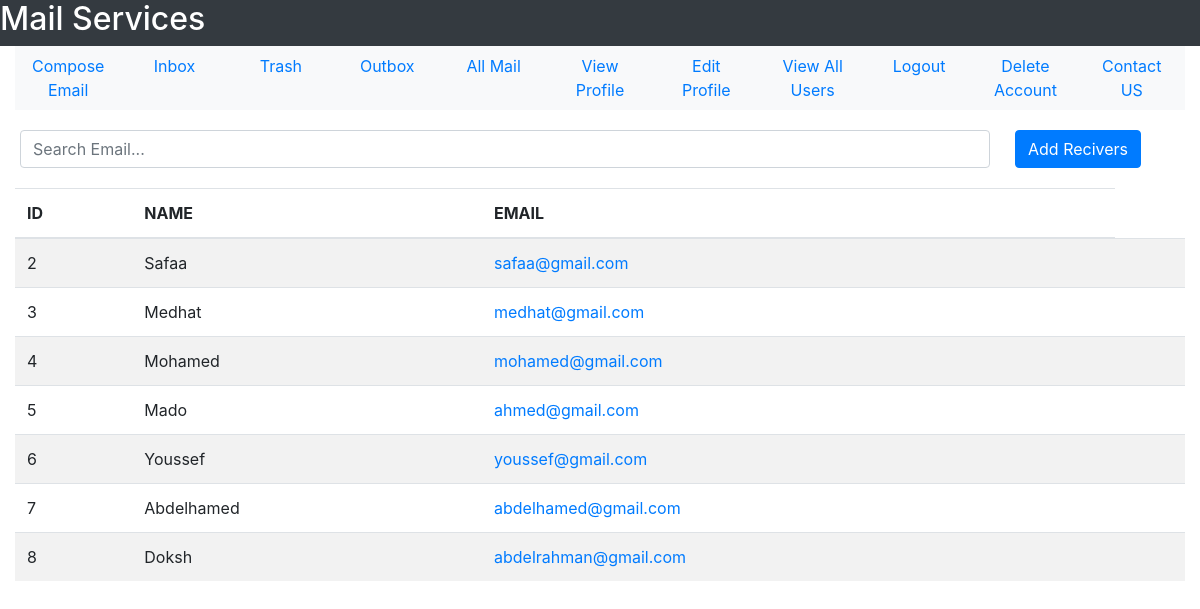
/All-Users (signed in), run on an earlier commit of the app's database.
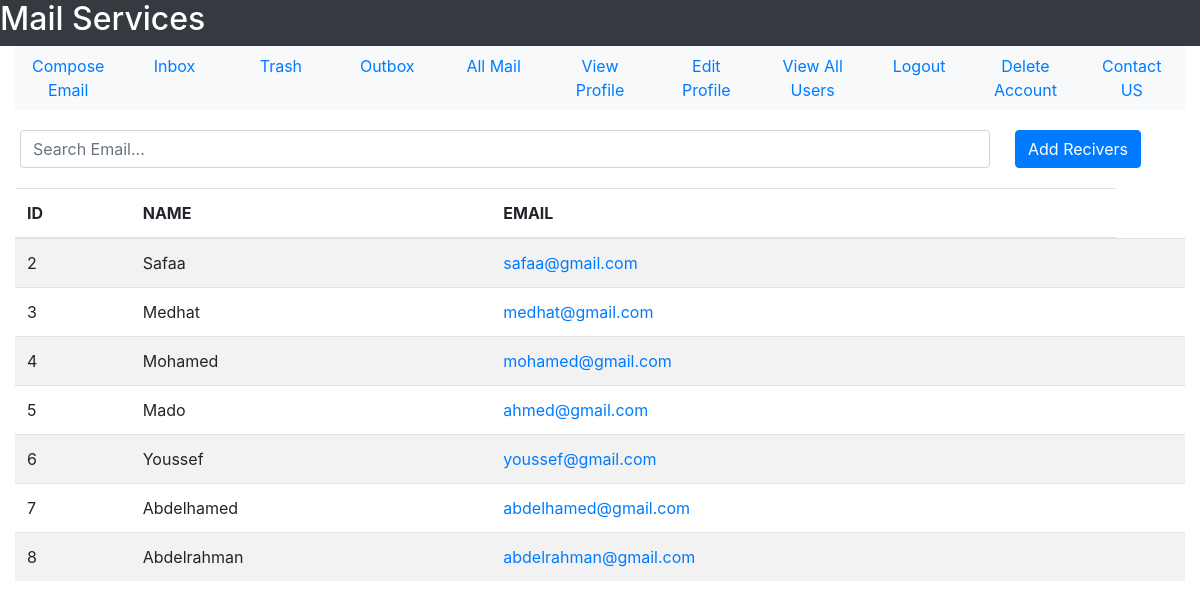
And on a later commit of the database.
### tables this page shows
CREATE TABLE user(user_id INTEGER PRIMARY KEY, user_name TEXT NOT NULL, user_email TEXT NOT NULL, user_password TEXT  NOT NULL, user_gender TEXT NOT NULL, user_date_of_birth TEXT NOT NULL, user_city TEXT NOT NULL, user_country TEXT NOT NULL, user_contact INTEGER, user_account_creation_date TEXT NOT NULL, user_active INTEGER DEFAULT 0 CHECK(user_active == 1 OR user_active == 0), UNIQUE(user_email));

### User/User_Profile/user.py (the view)
@user_profile_bp.route('/All-Users')
def view_all_users():
    sqlite_connection = sqlite3.connect('Mail_DB.db')
    select_allusers_query = """SELECT user_id , user_name, user_email FROM user WHERE user_id != ?;"""
    allUsers = sqlite_connection.execute(select_allusers_query, (get_user_id(session["email"]),)).fetchall()
    sqlite_connection.close()
    return render_template("User_Profile/allUsers.html", allUsers = allUsers)

### User/User_Mail/user_mail.py (called while the page is built)
def get_user_id(user_email):
    sqlite_connection = sqlite3.connect('MAIL_DB.db')
    select_user_query = """SELECT user_id FROM user WHERE user_email = ?;"""
    select_user_query_data = (user_email,)
    user_record = sqlite_connection.execute(select_user_query, select_user_query_data)
    user_id = 0
    for data in user_record:
        user_id = data[0]
    sqlite_connection.close()
    return user_id

### User/User_Profile/templates/User_Profile/allUsers.html (shortened to what this page needs)
<!DOCTYPE html>
<html lang = "en">
    <head>
        <link rel="stylesheet" href="https://maxcdn.bootstrapcdn.com/bootstrap/4.5.2/css/bootstrap.min.css">
    </head>
    <body>
        <div class = "container-fluid">
        <div class = "row bg-dark text-white">
            <h2>Mail Services</h2>
        </div>
        <div>
            <ul class = "nav nav-justified bg-light">
                <li class = 'nav-item'>
                    <a href = "{{url_for('user_mail_bp.compose_email')}}" class = 'nav-link'>Compose Email</a>
                </li>
                <li class = 'nav-item'>
                    <a href = "{{url_for('user_mail_bp.see_inbox')}}" class = 'nav-link'>Inbox</a>
                </li>
                <li class = 'nav-item'>
                    <a href = "{{url_for('user_mail_bp.trash')}}" class = 'nav-link'>Trash</a>
                </li>
                <li class = 'nav-item'>
                    <a href = "{{url_for('user_mail_bp.see_outbox')}}" class = 'nav-link'>Outbox</a>
                </li>
                <li class = 'nav-item'>
                    <a href = "{{url_for('user_mail_bp.see_all_mail')}}" class = 'nav-link'>All Mail</a>
                </li>
                <li class = 'nav-item'>
                    <a href = "{{url_for('user_profile_bp.view_profile')}}" class = 'nav-link'>View Profile</a>
                </li>
                <li class = 'nav-item'>
                    <a href = "{{url_for('user_profile_bp.edit_profile_form')}}" class = 'nav-link'>Edit Profile</a>
                </li>
                <li class = 'nav-item'>
                    <a href = "{{url_for('user_profile_bp.view_all_users')}}" class = 'nav-link'>View All Users</a>
                </li>
                <li class = 'nav-item'>
                    <a href = "{{url_for('user_profile_bp.logout')}}" class = 'nav-link'>Logout</a>
                </li>
                <li class = 'nav-item'>
                    <a href = "{{url_for('user_profile_bp.delete_account')}}" class = 'nav-link'>Delete Account</a>
                </li>
                <li class = 'nav-item'>
                    <a href = '#' class = 'nav-link'>Contact US</a>
                </li>
            </ul>
        </div>
        <div class = "row">
            <div class = "col-10">
                <input type = "text" class = "form-control" id = "userInput" placeholder = "Search Email..." style = "margin-top: 20px;margin-bottom: 20px;">
            </div>
            <div class = "col-2">
                <button class = "btn btn-primary" id = "addReceiversButton" style = "margin-top: 20px;">Add Recivers</button>
            </div>
        </div>
        <table class = "table table-striped">
            <thead>
            <tr>
                <th>ID</th>
                <th>NAME</th>
                <th>EMAIL</th>
            </tr>
            </thead>
            <tbody>
            {%for user in allUsers:%}
                <tr id = "row">
                    <td id = "userID">{{user[0]}}</td>
                    <td id = "userName">{{user[1]}}</td>
                    <td><a id = "userMail" href = "{{url_for('user_mail_bp.compose_to_email', user_mail = user[2])}}">{{user[2]}}</a></td>
                    <td><button class = "btn btn-primary btn-sm" id = "addBtns" style = "display: none;">Add</button></td>
                </tr>
            {%endfor%}
            </tbody>
        </table>
        <div>
        <table style = "height: 100px;">
            <tr>
                <td>
                </td>
                <td>
                </td>
                <td>
                </td>
                <td>
                </td>
                </tr>
        </table>
        </div>
        </div>
    </body>
    </html>

### User/User_Profile/templates/User_Profile/allUsers.html (style rules this page uses)
.form-control { margin: 5px; }

What changed in the data, as far as the page shows it:
changed user "abdelrahman@gmail.com": user_name "Doksh" → "Abdelrahman"
